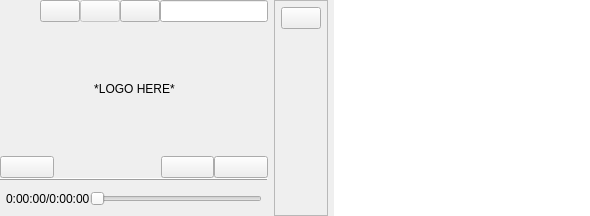
      <widget class="QWidget" name="playerTab">
       <attribute name="title">
        <string>Player</string>
       </attribute>
       <layout class="QHBoxLayout" name="horizontalLayout_6">
        <property name="leftMargin">
         <number>0</number>
        </property>
        <property name="topMargin">
         <number>0</number>
        </property>
        <property name="rightMargin">
         <number>0</number>
        </property>
        <property name="bottomMargin">
         <number>0</number>
        </property>
        <item>
         <layout class="QGridLayout" name="playerLayout">
          <item row="0" column="1">
           <layout class="QVBoxLayout" name="playerInfoLayout">
            <property name="spacing">
             <number>0</number>
            </property>
            <item>
             <layout class="QGridLayout" name="gridLayout_11">
              <item row="0" column="3">
               <widget class="QPushButton" name="playerPlaylistVisibilityButton">
                <property name="sizePolicy">
                 <sizepolicy hsizetype="Fixed" vsizetype="Fixed">
                  <horstretch>0</horstretch>
                  <verstretch>0</verstretch>
                 </sizepolicy>
                </property>
                <property name="focusPolicy">
                 <enum>Qt::TabFocus</enum>
                </property>
                <property name="toolTip">
                 <string>&lt;html&gt;&lt;head/&gt;&lt;body&gt;&lt;p&gt;&lt;span style=&quot; font-size:12pt;&quot;&gt;All Tracks&lt;/span&gt;&lt;/p&gt;&lt;/body&gt;&lt;/html&gt;</string>
                </property>
                <property name="layoutDirection">
                 <enum>Qt::LeftToRight</enum>
                </property>
                <property name="text">
                 <string/>
                </property>
                <property name="flat">
                 <bool>false</bool>
                </property>
               </widget>
              </item>
              <item row="0" column="6">
               <widget class="QLineEdit" name="playerSearchLineEdit"/>
              </item>
              <item row="0" column="4">
               <widget class="QPushButton" name="showPlaylistsButton">
                <property name="enabled">
                 <bool>false</bool>
                </property>
                <property name="sizePolicy">
                 <sizepolicy hsizetype="Fixed" vsizetype="Fixed">
                  <horstretch>0</horstretch>
                  <verstretch>0</verstretch>
                 </sizepolicy>
                </property>
                <property name="text">
                 <string/>
                </property>
               </widget>
              </item>
              <item row="0" column="2">
               <spacer name="horizontalSpacer">
                <property name="orientation">
                 <enum>Qt::Horizontal</enum>
                </property>
                <property name="sizeHint" stdset="0">
                 <size>
                  <width>40</width>
                  <height>20</height>
                 </size>
                </property>
               </spacer>
              </item>
              <item row="0" column="5">
               <widget class="QPushButton" name="playerSearchButton">
                <property name="text">
                 <string/>
                </property>
               </widget>
              </item>
             </layout>
            </item>
            <item>
             <spacer name="playerVSpacer_3">
              <property name="orientation">
               <enum>Qt::Vertical</enum>
              </property>
              <property name="sizeType">
               <enum>QSizePolicy::Expanding</enum>
              </property>
              <property name="sizeHint" stdset="0">
               <size>
                <width>20</width>
                <height>40</height>
               </size>
              </property>
             </spacer>
            </item>
            <item>
             <layout class="QHBoxLayout" name="horizontalLayout_2">
              <item>
               <spacer name="horizontalSpacer_3">
                <property name="orientation">
                 <enum>Qt::Horizontal</enum>
                </property>
                <property name="sizeHint" stdset="0">
                 <size>
                  <width>0</width>
                  <height>20</height>
                 </size>
                </property>
               </spacer>
              </item>
              <item>
               <widget class="QLabel" name="playerMusicPicture">
                <property name="layoutDirection">
                 <enum>Qt::LeftToRight</enum>
                </property>
                <property name="text">
                 <string>*LOGO HERE*</string>
                </property>
                <property name="alignment">
                 <set>Qt::AlignCenter</set>
                </property>
               </widget>
              </item>
              <item>
               <spacer name="horizontalSpacer_2">
                <property name="orientation">
                 <enum>Qt::Horizontal</enum>
                </property>
                <property name="sizeHint" stdset="0">
                 <size>
                  <width>0</width>
                  <height>20</height>
                 </size>
                </property>
               </spacer>
              </item>
             </layout>
            </item>
            <item>
             <spacer name="playerVSpacer_2">
              <property name="orientation">
               <enum>Qt::Vertical</enum>
              </property>
              <property name="sizeType">
               <enum>QSizePolicy::Expanding</enum>
              </property>
              <property name="sizeHint" stdset="0">
               <size>
                <width>20</width>
                <height>40</height>
               </size>
              </property>
             </spacer>
            </item>
            <item>
             <layout class="QVBoxLayout" name="playerControlLayout">
              <item>
               <layout class="QHBoxLayout" name="playerControlHLayout">
                <item>
                 <widget class="QPushButton" name="playerPreviousButton">
                  <property name="text">
                   <string/>
                  </property>
                  <property name="flat">
                   <bool>false</bool>
                  </property>
                 </widget>
                </item>
                <item>
                 <widget class="ToggleButton" name="playerRepeatButton" native="true"/>
                </item>
                <item>
                 <widget class="ToggleButton" name="playerPauseButton" native="true"/>
                </item>
                <item>
                 <widget class="QPushButton" name="playerShuffleButton">
                  <property name="text">
                   <string/>
                  </property>
                  <property name="flat">
                   <bool>false</bool>
                  </property>
                 </widget>
                </item>
                <item>
                 <widget class="QPushButton" name="playerNextButton">
                  <property name="text">
                   <string/>
                  </property>
                  <property name="flat">
                   <bool>false</bool>
                  </property>
                 </widget>
                </item>
               </layout>
              </item>
              <item>
               <widget class="QFrame" name="playerHLine_1">
                <property name="frameShape">
                 <enum>QFrame::HLine</enum>
                </property>
                <property name="frameShadow">
                 <enum>QFrame::Raised</enum>
                </property>
               </widget>
              </item>
              <item>
               <spacer name="playerVSpacer_1">
                <property name="orientation">
                 <enum>Qt::Vertical</enum>
                </property>
                <property name="sizeType">
                 <enum>QSizePolicy::Fixed</enum>
                </property>
                <property name="sizeHint" stdset="0">
                 <size>
                  <width>20</width>
                  <height>10</height>
                 </size>
                </property>
               </spacer>
              </item>
              <item>
               <layout class="QHBoxLayout" name="playerSeekSliderLayout">
                <property name="leftMargin">
                 <number>6</number>
                </property>
                <property name="rightMargin">
                 <number>6</number>
                </property>
                <item>
                 <widget class="QLabel" name="playerProgressLabel">
                  <property name="text">
                   <string>0:00:00/0:00:00</string>
                  </property>
                 </widget>
                </item>
                <item>
                 <widget class="QSlider" name="playerSeekSlider">
                  <property name="focusPolicy">
                   <enum>Qt::NoFocus</enum>
                  </property>
                  <property name="maximum">
                   <number>1000</number>
                  </property>
                  <property name="orientation">
                   <enum>Qt::Horizontal</enum>
                  </property>
                 </widget>
                </item>
               </layout>
              </item>
             </layout>
            </item>
            <item>
             <spacer name="playerVSpacer_4">
              <property name="orientation">
               <enum>Qt::Vertical</enum>
              </property>
              <property name="sizeType">
               <enum>QSizePolicy::Fixed</enum>
              </property>
              <property name="sizeHint" stdset="0">
               <size>
                <width>20</width>
                <height>10</height>
               </size>
              </property>
             </spacer>
            </item>
           </layout>
          </item>
         </layout>
        </item>
        <item>
         <widget class="QFrame" name="playerTagListFrame">
          <property name="focusPolicy">
           <enum>Qt::NoFocus</enum>
          </property>
          <property name="frameShape">
           <enum>QFrame::StyledPanel</enum>
          </property>
          <property name="frameShadow">
           <enum>QFrame::Raised</enum>
          </property>
          <layout class="QVBoxLayout" name="playerTagListLayout">
           <property name="leftMargin">
            <number>6</number>
           </property>
           <property name="topMargin">
            <number>6</number>
           </property>
           <property name="rightMargin">
            <number>6</number>
           </property>
           <property name="bottomMargin">
            <number>6</number>
           </property>
           <item alignment="Qt::AlignLeft">
            <widget class="QPushButton" name="playerTagListVisibilityButton">
             <property name="text">
              <string/>
             </property>
             <property name="flat">
              <bool>false</bool>
             </property>
            </widget>
           </item>
           <item>
            <widget class="QLabel" name="playerTagListAuthorLabel">
             <property name="sizePolicy">
              <sizepolicy hsizetype="Preferred" vsizetype="Minimum">
               <horstretch>0</horstretch>
               <verstretch>0</verstretch>
              </sizepolicy>
             </property>
             <property name="text">
              <string/>
             </property>
            </widget>
           </item>
           <item>
            <widget class="QLabel" name="playerTagListAlbumLabel">
             <property name="sizePolicy">
              <sizepolicy hsizetype="Preferred" vsizetype="Minimum">
               <horstretch>0</horstretch>
               <verstretch>0</verstretch>
              </sizepolicy>
             </property>
             <property name="text">
              <string/>
             </property>
            </widget>
           </item>
           <item>
            <widget class="QLabel" name="playerTagListTitleLabel">
             <property name="sizePolicy">
              <sizepolicy hsizetype="Preferred" vsizetype="Minimum">
               <horstretch>0</horstretch>
               <verstretch>0</verstretch>
              </sizepolicy>
             </property>
             <property name="text">
              <string/>
             </property>
            </widget>
           </item>
           <item>
            <widget class="QLabel" name="playerTagListSizeLabel">
             <property name="sizePolicy">
              <sizepolicy hsizetype="Preferred" vsizetype="Minimum">
               <horstretch>0</horstretch>
               <verstretch>0</verstretch>
              </sizepolicy>
             </property>
             <property name="text">
              <string/>
             </property>
            </widget>
           </item>
           <item>
            <widget class="QLabel" name="playerTagListChannelsLabel">
             <property name="sizePolicy">
              <sizepolicy hsizetype="Preferred" vsizetype="Minimum">
               <horstretch>0</horstretch>
               <verstretch>0</verstretch>
              </sizepolicy>
             </property>
             <property name="text">
              <string/>
             </property>
            </widget>
           </item>
           <item>
            <widget class="QLabel" name="playerTagListSampleRateLabel">
             <property name="sizePolicy">
              <sizepolicy hsizetype="Preferred" vsizetype="Minimum">
               <horstretch>0</horstretch>
               <verstretch>0</verstretch>
              </sizepolicy>
             </property>
             <property name="text">
              <string/>
             </property>
            </widget>
           </item>
           <item>
            <widget class="QLabel" name="playerTagListBitRateLabel">
             <property name="sizePolicy">
              <sizepolicy hsizetype="Preferred" vsizetype="Minimum">
               <horstretch>0</horstretch>
               <verstretch>0</verstretch>
              </sizepolicy>
             </property>
             <property name="text">
              <string/>
             </property>
            </widget>
           </item>
           <item>
            <spacer name="verticalSpacer">
             <property name="orientation">
              <enum>Qt::Vertical</enum>
             </property>
             <property name="sizeHint" stdset="0">
              <size>
               <width>20</width>
               <height>40</height>
              </size>
             </property>
            </spacer>
           </item>
          </layout>
         </widget>
        </item>
        <item>
         <widget class="QFrame" name="verticalFrame">
          <property name="frameShape">
           <enum>QFrame::NoFrame</enum>
          </property>
          <property name="frameShadow">
           <enum>QFrame::Raised</enum>
          </property>
          <layout class="QHBoxLayout" name="horizontalLayout_9">
           <property name="spacing">
            <number>0</number>
           </property>
           <property name="leftMargin">
            <number>0</number>
           </property>
           <property name="topMargin">
            <number>0</number>
           </property>
           <property name="rightMargin">
            <number>0</number>
           </property>
           <property name="bottomMargin">
            <number>0</number>
           </property>
           <item>
            <widget class="QListWidget" name="playerPlayListWidget">
             <property name="maximumSize">
              <size>
               <width>16777215</width>
               <height>16777215</height>
              </size>
             </property>
             <property name="focusPolicy">
              <enum>Qt::TabFocus</enum>
             </property>
             <property name="frameShape">
              <enum>QFrame::NoFrame</enum>
             </property>
             <property name="showDropIndicator" stdset="0">
              <bool>true</bool>
             </property>
             <property name="dragEnabled">
              <bool>false</bool>
             </property>
             <property name="dragDropMode">
              <enum>QAbstractItemView::NoDragDrop</enum>
             </property>
            </widget>
           </item>
          </layout>
         </widget>
        </item>
       </layout>
      </widget>
